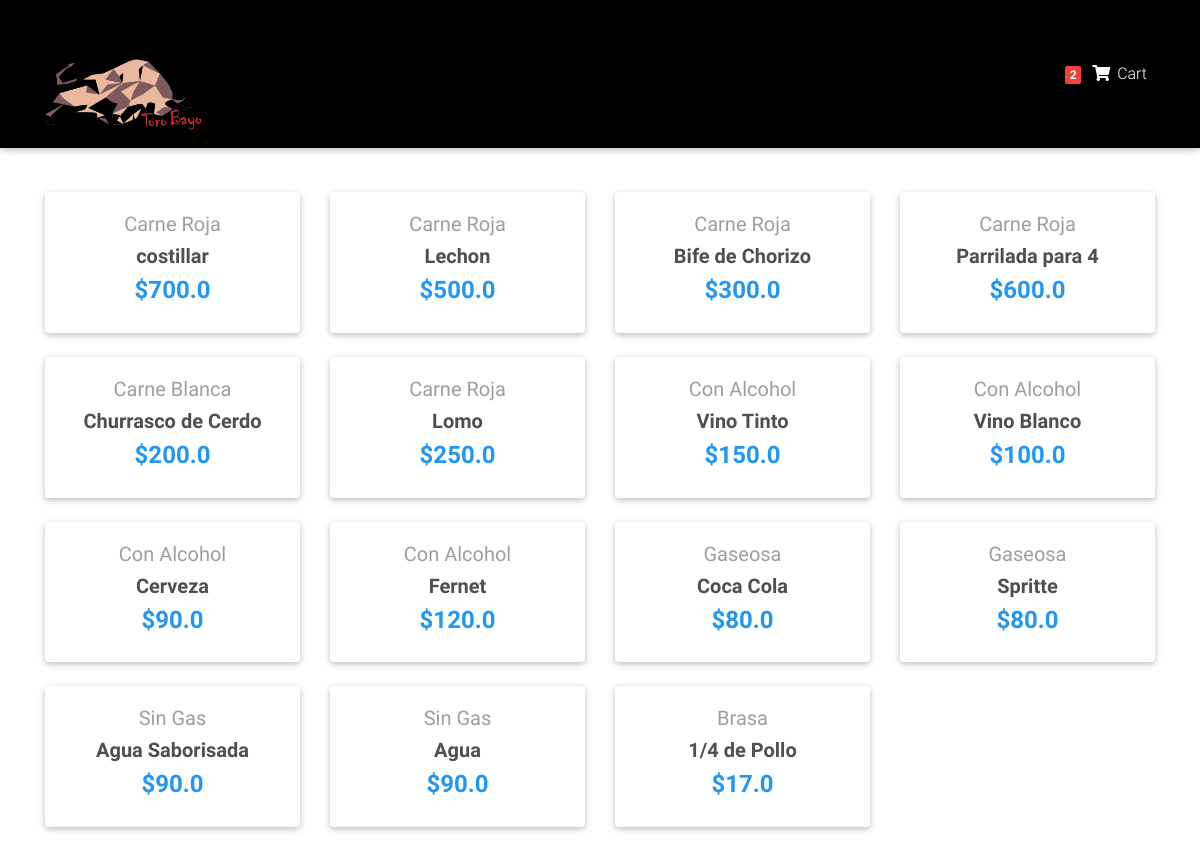
/grilla/ (signed in), run on the app's committed database.
### Buffet/models.py (models this page shows, shortened)
class Order(models.Model):
    user = models.ForeignKey(settings.AUTH_USER_MODEL, on_delete= models.CASCADE)
    items = models.ManyToManyField(OrderItem)
    start_date = models.DateTimeField(auto_now_add=True)
    ordered_date = models.DateTimeField()
    ordered = models.BooleanField(default= False)

class Item(models.Model):
    title = models.CharField(max_length=100)
    price = models.FloatField()
    category = models.CharField(choices=CATEGORY_CHOICES, max_length=2)
    slug = models.SlugField()
    descripcion = models.TextField()
    def get_absolute_url(self):
        return reverse("Buffet:product", kwargs={
            'slug': self.slug
        })

### Buffet/views.py (the view)
# urls.py: path('grilla/', HomeView.as_view()),
class HomeView(ListView):
    model = Item
    template_name = "home-page.html"

### Buffet/templatetags/cart_templatestags.py (called while the page is built)
@register.filter
def cart_item_count(user):
    if user.is_authenticated:
        qs = Order.objects.filter(user=user, ordered=False)
        if qs.exists():
            return qs[0].items.count()
    return 0

### Buffet/templates/home-page.html (shortened to what this page needs)
{% extends "base_cart.html" %}
{% load static %}
{% block content %}
  <main>
    <div class="container">
      <section class="text-center mb-4">
        <div class="row wow fadeIn">
          {% for item in object_list%}
          <div class="col-lg-3 col-md-6 mb-4">
            <div class="card">
              <div class="card-body text-center">
                <a href="" class="grey-text">
                  <h5>{{ item.get_category_display }}</h5>
                </a>
                <h5>
                  <strong>
                    <a href="{{ item.get_absolute_url }}" class="dark-grey-text">{{ item.title }}
                    </a>
                  </strong>
                </h5>
                <h4 class="font-weight-bold blue-text">
                  <strong>${{ item.price }}</strong>
                </h4>
              </div>
            </div>
          </div>
          {% endfor %}
        </div>
  </main>
{% endblock %}

### Buffet/templates/navbar_cart.html (shortened to what this page needs)
{% load static i18n %}
{% load cart_templatestags %}
{% block content %}
<nav class="navbar fixed-top navbar-expand-lg navbar-light black scrolling-navbar">
    <div class="container">
      <a href="/" class="navbar-brand" href="#"><img src="{% static 'images/logo.png' %}" class="logo" alt=""></a>
        <ul class="navbar-nav nav-flex-icons">
          <li class="nav-item">
            <a href="/order_summary/" class="nav-link waves-effect">
              <span class="badge red z-depth-1 mr-1"> {{ request.user|cart_item_count }} </span>
              <i class="fas fa-shopping-cart" style="color:white"></i>
              <span class="clearfix d-none d-sm-inline-block" style="color:white"> Cart </span>
            </a>
          </li>
        </ul>
      </div>
  </nav>
{% endblock %}

### Buffet/templates/base_cart.html (style rules this page uses)
html, body, header, .carousel { height: 60vh; }

### Buffet/templates/navbar_cart.html (style rules this page uses)
.logo { width: 160px; }
.navbar-brand { display: inline-block; float: none; }

### data on the page
Item: category "Carne Roja", title "costillar", price "700.0"
Item: category "Carne Roja", title "Lechon", price "500.0"
Item: category "Carne Roja", title "Bife de Chorizo", price "300.0"
Item: category "Carne Roja", title "Parrilada para 4", price "600.0"
Item: category "Carne Blanca", title "Churrasco de Cerdo", price "200.0"
Item: category "Carne Roja", title "Lomo", price "250.0"
Item: category "Con Alcohol", title "Vino Tinto", price "150.0"
Item: category "Con Alcohol", title "Vino Blanco", price "100.0"
Item: category "Con Alcohol", title "Cerveza", price "90.0"
Item: category "Con Alcohol", title "Fernet", price "120.0"
Item: category "Gaseosa", title "Coca Cola", price "80.0"
Item: category "Gaseosa", title "Spritte", price "80.0"
Item: category "Sin Gas", title "Agua Saborisada", price "90.0"
Item: category "Sin Gas", title "Agua", price "90.0"
Item: category "Brasa", title "1/4 de Pollo", price "17.0"

### other printed values
{{ request.user|cart_item_count }} "2"
